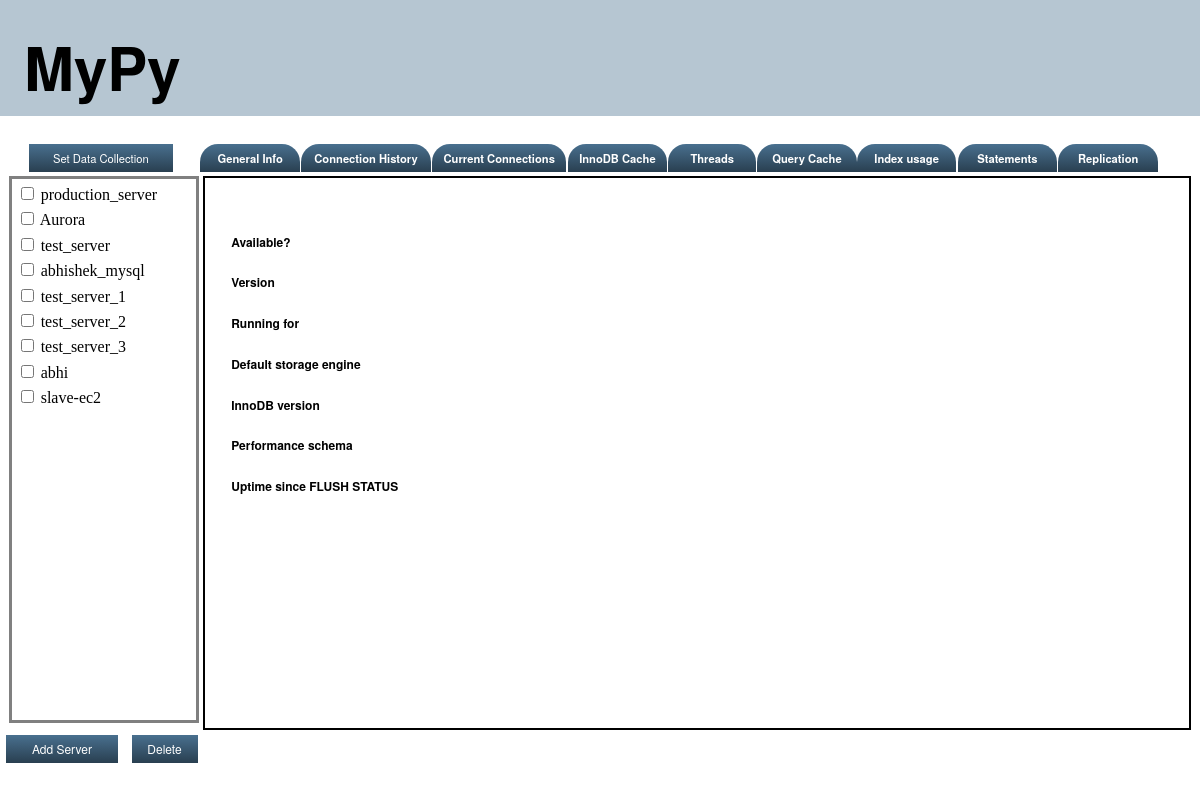
Page /mypy/ on the earlier database version.
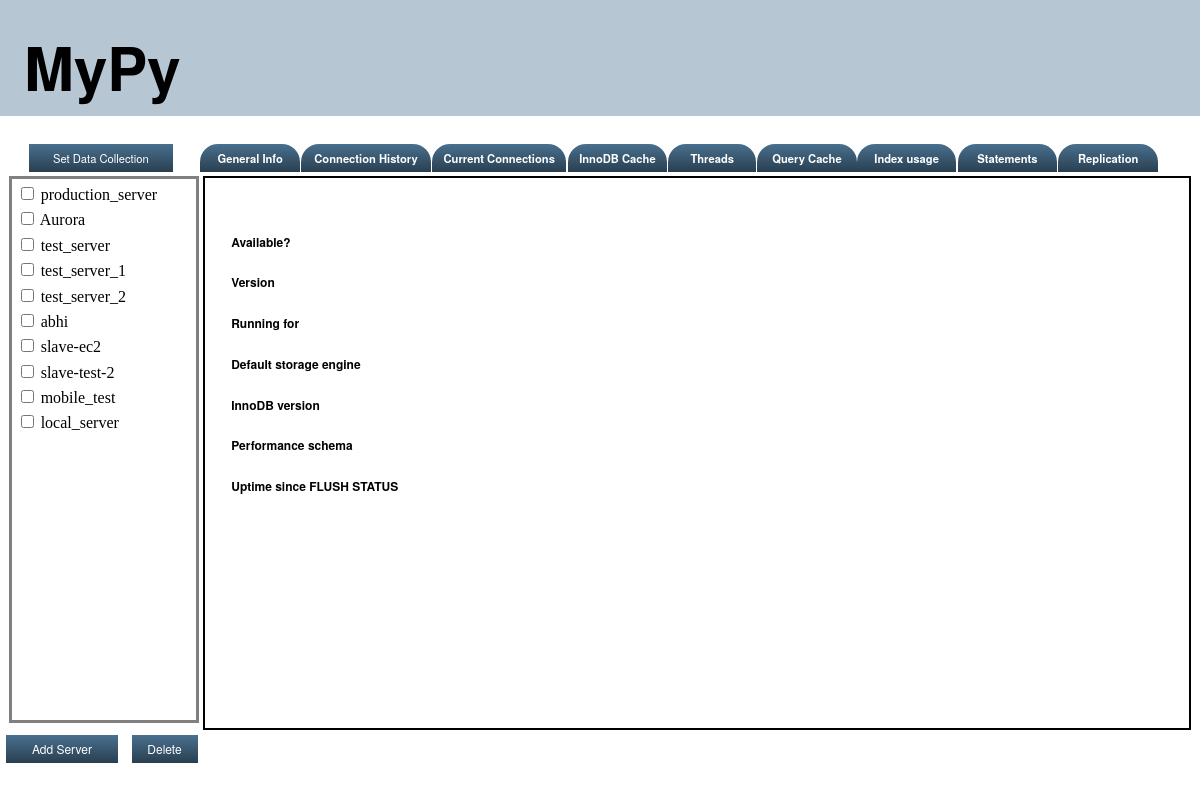
Same page on the later database version.
### mypy_app/models.py (models this page shows, shortened)
class add_server(models.Model):
    mysql_server_name = models.CharField(max_length=200, unique=True, null=False)
    mysql_host = models.CharField(max_length=200, null=False)
    mysql_port = models.CharField(max_length=10, null=False, default="3306")
    mysql_user = models.CharField(max_length=200, null=False)
    mysql_password = models.CharField(max_length=200, blank=True)
    original_server_name = models.CharField(max_length=200)

### mypy_app/views.py (the view, shortened to what this page needs)
def index(request):
    servers_object = {}
    context = RequestContext(request)
    context_dict = {
            'server_list': add_server.objects.all(),
            }
    return render_to_response('mypy_app/index.html', context_dict, context)

### templates/mypy_app/index.html (shortened to what this page needs)
<!DOCTYPE html>
{% extends "base.html" %}
{% load static %}
{% block heading %}
<link rel="stylesheet" type="text/css" href="{% static 'css/index.css' %}" />
<h1>MyPy</h1>
{% endblock %}
    {% block body_tag %}
        <input type="button" value="Set Data Collection" id="data_collection" style='left: 2.4vw; width: 12vw;
               display: inline-block;position: fixed; top: 18vh; background: linear-gradient(#49708f, #293f50);
	           font: 1.4vh/1.4vw "Helvetica Neue", Helvetica, Arial, sans-serif; border: 0; line-height: 1vh; color: #fff;
	           cursor: pointer; height: 3.5vh; padding: 0.5vw 1vh;'/>
        <input type="button" class="tab" value="General Info" id="general_info" />
        <input type="button" class="tab" value="Connection History" id="connection_history"
        style="width: 10.8vw; left: 25.1vw;" />
        <input type="button" class="tab" value="Current Connections" id="current_connections"
        style="width: 11.2vw; left: 36vw;" />
        <input type="button" class="tab" value="InnoDB Cache" id="innodb_cache" style="left: 47.3vw;" />
        <input type="button" class="tab" value="Threads" id="threads" style="width: 7.3vw; left: 55.7vw;" />
        <input type="button" class="tab" value="Query Cache" id="query_cache" style="left: 63.1vw;" />
        <input type="button" class="tab" value="Index usage" id="index_usage" style="left: 71.4vw;" />
        <input type="button" class="tab" value="Statements" id="statements" style="left: 79.8vw;" />
        <input type="button" class="tab" value="Replication" id="replication" style="left: 88.2vw;" />
        {% if server_list %}
	        <form action="/mypy/" method="post" id="server_list_form">
                <ul id="side_list">
	                {% for server in server_list %}
	                    <li class="side_list_padding">
	                        <input type="checkbox" name="selected_server_checkbox" value="{{server.mysql_server_name}}" />
	                            <span class="side_list_link">{{ server.mysql_server_name }}</span>
	                    </li>
	                {% endfor %}
	            </ul>
	    {% endif %}
	            <br>
	            <span>
	                <input type="submit" value="Delete" class="btn" name="delete_server"
	                style="width: 5.5vw; left: 10.7vw;" id="delete_server" onclick="return confirm('Are you sure you want to delete the server(s)?');">
	        </form>
	        <form style="float: left;">
	            <input type="submit" value="Add Server" class="btn" id='add_server'>
            </form>
        <div id="server_details"></div>
    {% endblock %}

Differences in the rows shown:
removed add_server: mysql_server_name "abhishek_mysql"
removed add_server: mysql_server_name "test_server_3"
added add_server: mysql_server_name "slave-test-2"
added add_server: mysql_server_name "mobile_test"
added add_server: mysql_server_name "local_server"
